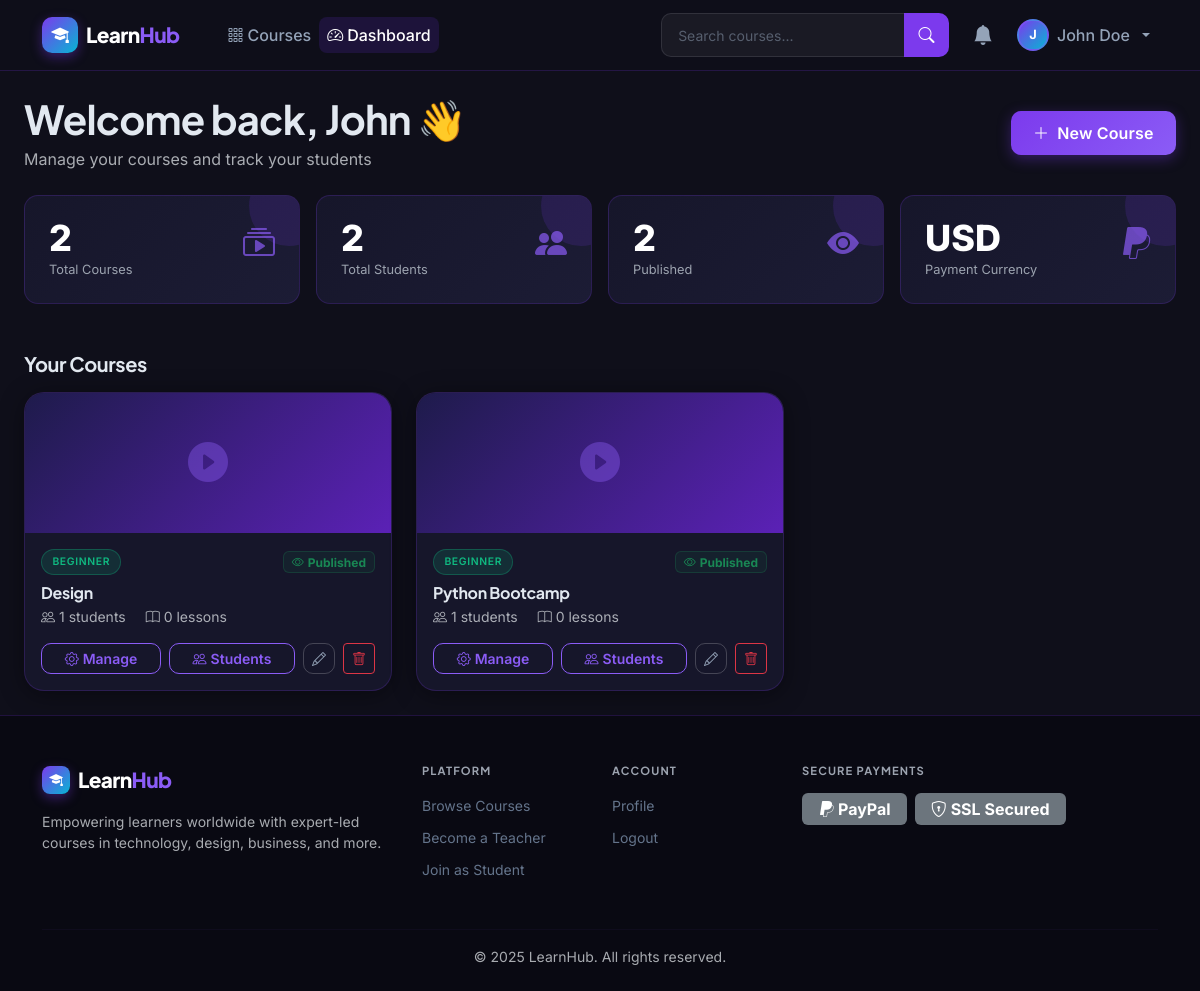
The app's page /courses/teacher/dashboard/ (signed in) with its own data.
### apps/accounts/models.py (models this page shows, shortened)
class CustomUser(AbstractUser):
    ROLE_CHOICES = (
        ('student', 'Student'),
        ('teacher', 'Teacher'),
    )
    role = models.CharField(max_length=10, choices=ROLE_CHOICES, default='student')
    is_otp_verified = models.BooleanField(default=False)
    otp_secret = models.CharField(max_length=64, blank=True, default='')
    @property
    def is_teacher(self):
        return self.role == 'teacher'
    @property
    def is_student(self):
        return self.role == 'student'

### apps/courses/models.py (models this page shows, shortened)
class Course(models.Model):
    LEVEL_CHOICES = (
        ('beginner', 'Beginner'),
        ('intermediate', 'Intermediate'),
        ('advanced', 'Advanced'),
    )
    teacher = models.ForeignKey(
        settings.AUTH_USER_MODEL, on_delete=models.CASCADE, related_name='courses_taught'
    )
    category = models.ForeignKey(Category, on_delete=models.SET_NULL, null=True, blank=True, related_name='courses')
    title = models.CharField(max_length=200)
    slug = models.SlugField(unique=True, blank=True)
    description = models.TextField()
    short_description = models.CharField(max_length=300, blank=True)
    price = models.DecimalField(max_digits=8, decimal_places=2)
    thumbnail = models.ImageField(upload_to='course_thumbnails/', blank=True, null=True)
    level = models.CharField(max_length=20, choices=LEVEL_CHOICES, default='beginner')
    is_published = models.BooleanField(default=False)
    created_at = models.DateTimeField(auto_now_add=True)
    updated_at = models.DateTimeField(auto_now=True)
    class Meta:
        ordering = ['-created_at']
    @property
    def enrollment_count(self):
        return self.enrollments.filter(payment_status='completed').count()
    @property
    def lesson_count(self):
        return Lesson.objects.filter(topic__course=self).count()

### apps/courses/views.py (the view)
    @login_required
    def wrapper(request, *args, **kwargs):
        if not request.user.is_teacher:
            messages.error(request, 'Access denied. Teacher accounts only.')
            return redirect('courses:catalog')
        return view_func(request, *args, **kwargs)

### apps/courses/views.py (called while the page is built)
def teacher_required(view_func):
    @login_required
    def wrapper(request, *args, **kwargs):
        if not request.user.is_teacher:
            messages.error(request, 'Access denied. Teacher accounts only.')
            return redirect('courses:catalog')
        return view_func(request, *args, **kwargs)
    return wrapper

@teacher_required
def teacher_dashboard(request):
    courses = Course.objects.filter(teacher=request.user).order_by('-created_at')
    total_students = sum(c.enrollment_count for c in courses)
    return render(request, 'courses/teacher_dashboard.html', {
        'courses': courses,
        'total_students': total_students,
    })

### apps/notifications/context_processors.py (called while the page is built)
def notifications_count(request):
    if request.user.is_authenticated:
        count = Notification.objects.filter(recipient=request.user, is_read=False).count()
        return {'unread_notifications_count': count}
    return {'unread_notifications_count': 0}

### templates/courses/teacher_dashboard.html (shortened to what this page needs)
{% extends 'base.html' %}
{% block content %}
<div class="container-fluid py-4 px-4">
  <div class="d-flex align-items-center justify-content-between mb-4">
    <div>
      <h1 class="mb-1">Welcome back, {{ user.first_name|default:user.username }} 👋</h1>
      <p class="text-muted mb-0">Manage your courses and track your students</p>
    </div>
    <a href="{% url 'courses:course_create' %}" class="btn btn-primary" id="create-course-btn">
      <i class="bi bi-plus-lg me-2"></i>New Course
    </a>
  </div>
  <div class="row g-3 mb-5">
    <div class="col-6 col-lg-3">
      <div class="stat-card">
        <div class="d-flex align-items-start justify-content-between">
          <div>
            <div class="stat-value" data-count="{{ courses.count }}">{{ courses.count }}</div>
            <div class="stat-label">Total Courses</div>
          </div>
          <div class="stat-icon"><i class="bi bi-collection-play"></i></div>
        </div>
      </div>
    </div>
    <div class="col-6 col-lg-3">
      <div class="stat-card">
        <div class="d-flex align-items-start justify-content-between">
          <div>
            <div class="stat-value" data-count="{{ total_students }}">{{ total_students }}</div>
            <div class="stat-label">Total Students</div>
          </div>
          <div class="stat-icon"><i class="bi bi-people-fill"></i></div>
        </div>
      </div>
    </div>
    <div class="col-6 col-lg-3">
      <div class="stat-card">
        <div class="d-flex align-items-start justify-content-between">
          <div>
            <div class="stat-value">{{ courses|length|default:0 }}</div>
            <div class="stat-label">Published</div>
          </div>
          <div class="stat-icon"><i class="bi bi-eye-fill"></i></div>
        </div>
      </div>
    </div>
    <div class="col-6 col-lg-3">
      <div class="stat-card">
        <div class="d-flex align-items-start justify-content-between">
          <div>
            <div class="stat-value">USD</div>
            <div class="stat-label">Payment Currency</div>
          </div>
          <div class="stat-icon"><i class="bi bi-paypal"></i></div>
        </div>
      </div>
    </div>
  </div>
  <div class="d-flex align-items-center justify-content-between mb-3">
    <h5 class="fw-bold mb-0">Your Courses</h5>
  </div>
  {% if courses %}
  <div class="row g-4">
    {% for course in courses %}
    <div class="col-lg-6 col-xl-4">
      <div class="lh-card h-100">
        {% if course.thumbnail %}
          <img src="{{ course.thumbnail.url }}" alt="{{ course.title }}"
               style="width:100%;height:140px;object-fit:cover;">
        {% else %}
          <div style="width:100%;height:140px;background:linear-gradient(135deg,#1e1b4b,#5b21b6);
                      display:flex;align-items:center;justify-content:center;font-size:2.5rem;
                      color:rgba(139,92,246,0.4);">
            <i class="bi bi-play-circle-fill"></i>
          </div>
        {% endif %}
        <div class="p-3">
          <div class="d-flex align-items-center justify-content-between mb-2">
            <span class="badge-level badge-{{ course.level }}">{{ course.get_level_display }}</span>
            {% if course.is_published %}
              <span class="badge bg-success bg-opacity-10 text-success border border-success border-opacity-25 px-2">
                <i class="bi bi-eye me-1"></i>Published
              </span>
            {% else %}
              <span class="badge bg-warning bg-opacity-10 text-warning border border-warning border-opacity-25 px-2">
                <i class="bi bi-eye-slash me-1"></i>Draft
              </span>
            {% endif %}
          </div>
          <h6 class="fw-bold mb-1">{{ course.title }}</h6>
          <div class="small text-muted mb-3">
            <span class="me-3"><i class="bi bi-people me-1"></i>{{ course.enrollment_count }} students</span>
            <span><i class="bi bi-book me-1"></i>{{ course.lesson_count }} lessons</span>
          </div>
          <div class="d-flex gap-2 flex-wrap">
            <a href="{% url 'courses:course_manage' slug=course.slug %}" class="btn btn-sm btn-outline-primary flex-fill" id="manage-{{ course.id }}">
              <i class="bi bi-gear me-1"></i>Manage
            </a>
            <a href="{% url 'courses:enrolled_students' slug=course.slug %}" class="btn btn-sm btn-outline-primary flex-fill" id="students-{{ course.id }}">
              <i class="bi bi-people me-1"></i>Students
            </a>
            <a href="{% url 'courses:course_edit' slug=course.slug %}" class="btn btn-sm btn-outline-light" id="edit-{{ course.id }}">
              <i class="bi bi-pencil"></i>
            </a>
            <a href="{% url 'courses:course_delete' slug=course.slug %}" class="btn btn-sm btn-outline-danger" id="delete-{{ course.id }}"
               data-confirm="Delete course '{{ course.title }}'? This cannot be undone.">
              <i class="bi bi-trash"></i>
            </a>
          </div>
        </div>
      </div>
    </div>
    {% endfor %}
  </div>
  {% endif %}
</div>
{% endblock %}

### templates/base.html (shortened to what this page needs)
<!DOCTYPE html>
<html lang="en" data-bs-theme="dark">
<head>
  <link href="https://cdn.jsdelivr.net/npm/bootstrap@5.3.3/dist/css/bootstrap.min.css" rel="stylesheet">
  <link href="https://cdn.jsdelivr.net/npm/bootstrap-icons@1.11.3/font/bootstrap-icons.min.css" rel="stylesheet">
  {% load static %}
  <link rel="stylesheet" href="{% static 'css/style.css' %}">
</head>
<body>
<nav class="navbar navbar-expand-lg lh-navbar sticky-top" id="mainNav">
  <div class="container">
    <a class="navbar-brand d-flex align-items-center gap-2" href="{% url 'home' %}">
      <div class="brand-icon"><i class="bi bi-mortarboard-fill"></i></div>
      <span class="brand-text">Learn<span class="brand-accent">Hub</span></span>
    </a>
    <div class="collapse navbar-collapse" id="navbarNav">
      <ul class="navbar-nav me-auto ms-4">
        <li class="nav-item">
          <a class="nav-link {% if request.resolver_match.url_name == 'catalog' %}active{% endif %}" href="{% url 'courses:catalog' %}">
            <i class="bi bi-grid-3x3-gap me-1"></i>Courses
          </a>
        </li>
        {% if user.is_authenticated and user.is_teacher %}
        <li class="nav-item">
          <a class="nav-link {% if 'teacher_dashboard' in request.resolver_match.url_name %}active{% endif %}" href="{% url 'courses:teacher_dashboard' %}">
            <i class="bi bi-speedometer2 me-1"></i>Dashboard
          </a>
        </li>
        {% endif %}
      </ul>
      <form class="d-flex me-3 search-form" action="{% url 'courses:catalog' %}" method="GET">
        <div class="input-group">
          <input class="form-control search-input" type="search" name="q" placeholder="Search courses..."
                 value="{{ request.GET.q|default:'' }}" aria-label="Search">
          <button class="btn btn-search" type="submit"><i class="bi bi-search"></i></button>
        </div>
      </form>
      <ul class="navbar-nav align-items-center gap-2">
        {% if user.is_authenticated %}
        <li class="nav-item">
          <a class="nav-link position-relative notif-bell" href="{% url 'notifications:list' %}" id="notifBell">
            <i class="bi bi-bell-fill fs-5"></i>
          </a>
        </li>
        <li class="nav-item dropdown">
          <a class="nav-link dropdown-toggle d-flex align-items-center gap-2 user-menu"
             href="#" id="userDropdown" role="button" data-bs-toggle="dropdown">
            <div class="user-avatar-sm">
              {% if user.is_teacher and user.teacher_profile.avatar %}
                <img src="{{ user.teacher_profile.avatar.url }}" alt="avatar">
              {% elif user.is_student and user.student_profile.avatar %}
                <img src="{{ user.student_profile.avatar.url }}" alt="avatar">
              {% else %}
                <span>{{ user.first_name|first|upper|default:user.username|first|upper }}</span>
              {% endif %}
            </div>
            <span class="d-none d-md-inline">{{ user.get_full_name|default:user.username }}</span>
          </a>
        </li>
        {% endif %}
      </ul>
    </div>
  </div>
</nav>
<main class="main-content">
  {% block content %}{% endblock %}
</main>
<footer class="lh-footer mt-auto">
  <div class="container">
    <div class="row gy-4">
      <div class="col-lg-4">
        <div class="d-flex align-items-center gap-2 mb-3">
          <div class="brand-icon brand-icon-sm"><i class="bi bi-mortarboard-fill"></i></div>
          <span class="brand-text">Learn<span class="brand-accent">Hub</span></span>
        </div>
        <p class="text-muted small">Empowering learners worldwide with expert-led courses in technology, design, business, and more.</p>
      </div>
      <div class="col-lg-2 col-6">
        <h6 class="footer-heading">Platform</h6>
        <ul class="list-unstyled footer-links">
          <li><a href="{% url 'courses:catalog' %}">Browse Courses</a></li>
          <li><a href="{% url 'accounts:teacher_signup' %}">Become a Teacher</a></li>
          <li><a href="{% url 'accounts:student_signup' %}">Join as Student</a></li>
        </ul>
      </div>
      <div class="col-lg-2 col-6">
        <h6 class="footer-heading">Account</h6>
        <ul class="list-unstyled footer-links">
          {% if user.is_authenticated %}
          <li><a href="{% url 'accounts:profile' %}">Profile</a></li>
          <li><a href="{% url 'accounts:logout' %}">Logout</a></li>
          {% else %}
          <li><a href="{% url 'accounts:login' %}">Login</a></li>
          <li><a href="{% url 'accounts:student_signup' %}">Sign Up</a></li>
          {% endif %}
        </ul>
      </div>
      <div class="col-lg-4">
        <h6 class="footer-heading">Secure Payments</h6>
        <div class="d-flex gap-2 align-items-center mt-2">
          <span class="badge bg-secondary fs-6 px-3 py-2"><i class="bi bi-paypal me-1"></i>PayPal</span>
          <span class="badge bg-secondary fs-6 px-3 py-2"><i class="bi bi-shield-lock me-1"></i>SSL Secured</span>
        </div>
      </div>
    </div>
    <hr class="footer-divider">
    <p class="text-center text-muted small mb-0">© 2025 LearnHub. All rights reserved.</p>
  </div>
</footer>
</body>
</html>

### records on screen
CustomUser: first_name|first "J", get_full_name "John Doe", first_name "John"
Course: level "BEGINNER", is_published True (drawn), title "Design", enrollment_count "1", lesson_count "0"
Course: level "BEGINNER", is_published True (drawn), title "Python Bootcamp", enrollment_count "1", lesson_count "0"

### other values on screen
{{ courses.count }} "2"
{{ total_students }} "2"
{{ courses|length|default:0 }} "2"
